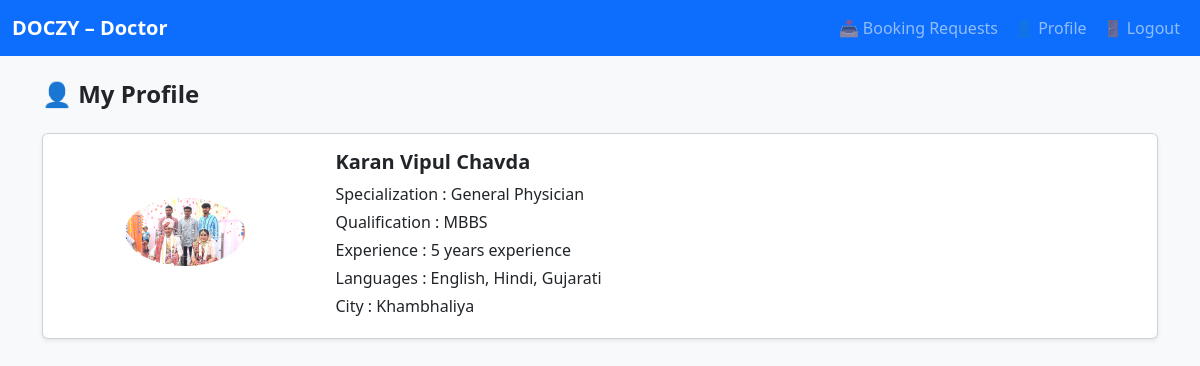
Screenshot of /doctor/profile/ (signed in) with the database file from the repository.
### app/models.py (models this page shows, shortened)
class DoctorProfile(models.Model):
    user = models.OneToOneField(
        User,
        on_delete=models.CASCADE,
        related_name="doctorprofile"
    )
    profile_photo = models.ImageField(
        upload_to="doctor/profile_photos/",
        null=True,
        blank=True
    )
    full_name = models.CharField(max_length=100,null=True,blank=True)
    specialization = models.CharField(max_length=100,null=True,blank=True)
    qualification = models.CharField(
        max_length=150,null=True,blank=True,
        help_text="e.g. MBBS, MD"
    )
    experience_years = models.PositiveIntegerField(null=True,blank=True)
    languages = models.CharField(
        max_length=200,null=True,blank=True,
        help_text="Comma separated (English, Hindi, Gujarati)"
    )
    city = models.CharField(max_length=100,null=True,blank=True)
    bio = models.TextField(
        blank=True,null=True,
        help_text="Short professional introduction"
    )
    aadhaar_card = models.FileField(
        upload_to="doctor/documents/aadhaar/",
        null=True,
        blank=True
    )
    pan_card = models.FileField(
        upload_to="doctor/documents/pan/",
        null=True,
        blank=True
    )
    degree_certificate = models.FileField(
        upload_to="doctor/documents/degree/",
        null=True,
        blank=True
    )
    is_profile_completed = models.BooleanField(default=False,null=True,blank=True)
    created_at = models.DateTimeField(auto_now_add=True,null=True,blank=True)
    updated_at = models.DateTimeField(auto_now=True,null=True,blank=True)

### app/views.py (the view)
@login_required
def doctor_profile_view(request):
    profile = get_object_or_404(DoctorProfile, user=request.user)
    return render(request, "doctor/profile_view.html", {
        "profile": profile
    })

### app/templates/doctor/profile_view.html
{% extends "doctor/base.html" %}
{% block content %}
<h4 class="fw-bold mb-4">👤 My Profile</h4>
<div class="card shadow-sm">
  <div class="card-body">
    <div class="row align-items-center">
      <div class="col-md-3 text-center">
        {% if profile.profile_photo %}
          <img src="{{ profile.profile_photo.url }}"
               class="img-fluid rounded-circle mb-2"
               style="width:120px;">
        {% endif %}
      </div>
      <div class="col-md-9">
        <h5 class="fw-bold">{{ profile.full_name }}</h5>
        <p class="mb-1">Specialization : {{ profile.specialization }}</p>
        <p class="mb-1">Qualification : {{ profile.qualification }}</p>
        <p class="mb-1">Experience : {{ profile.experience_years }} years experience</p>
        <p class="mb-1">Languages : {{ profile.languages }}</p>
        <p class="mb-1">City : {{ profile.city }}</p>
      </div>
    </div>
  </div>
</div>
{% endblock %}

### app/templates/doctor/base.html (shortened to what this page needs)
<!DOCTYPE html>
<html>
<head>
  <link href="https://cdn.jsdelivr.net/npm/bootstrap@5.3.2/dist/css/bootstrap.min.css" rel="stylesheet">
</head>
<body class="bg-light">
<nav class="navbar navbar-expand-lg navbar-dark bg-primary">
  <div class="container-fluid">
    <span class="navbar-brand fw-bold">DOCZY – Doctor</span>
    <ul class="navbar-nav ms-auto">
      <li class="nav-item">
        <a class="nav-link" href="{% url 'doctor_dashboard' %}">📥 Booking Requests</a>
      </li>
      <li class="nav-item">
        <a class="nav-link" href="{% url 'doctor_profile_view' %}">👤 Profile</a>
      </li>
      <li class="nav-item">
        <a class="nav-link" href="{% url 'logout' %}">🚪 Logout</a>
      </li>
    </ul>
  </div>
</nav>
<div class="container py-4">
  {% block content %}{% endblock %}
</div>
</body>
</html>

### rows the page displays
DoctorProfile: profile_photo (picture), full_name "Karan Vipul Chavda", specialization "General Physician", qualification "MBBS", experience_years "5", languages "English, Hindi, Gujarati", city "Khambhaliya"
